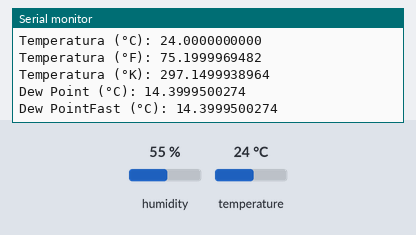
Recording of a sketch running on a simulated Arduino Uno, built with avr-gcc and run on an emulated ATmega328P. Parts: the last lines printed to the serial monitor. The inputs (shaded band) are chosen by the test bench; at power-on: humidity 55 %, temperature 24 °C.

Above: at 3.0 s.
3.1 s: humidity set to 22 %
At 5.7 s:
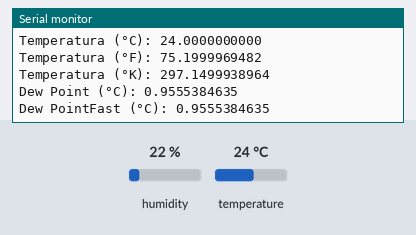
6.0 s: temperature set to 12 °C
At 8.1 s:
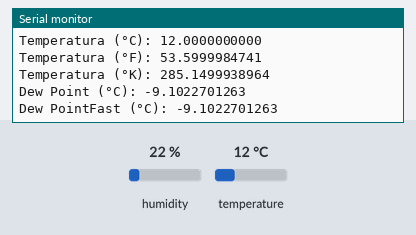
8.9 s: humidity set to 40 %
At 12.5 s:
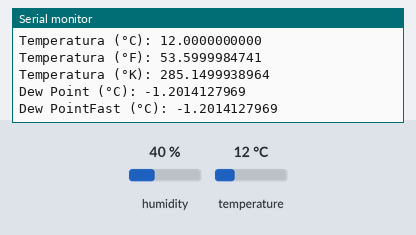
Timing chart, 0 to 14.0 s (numbered marks = the images above; inputs shaded):
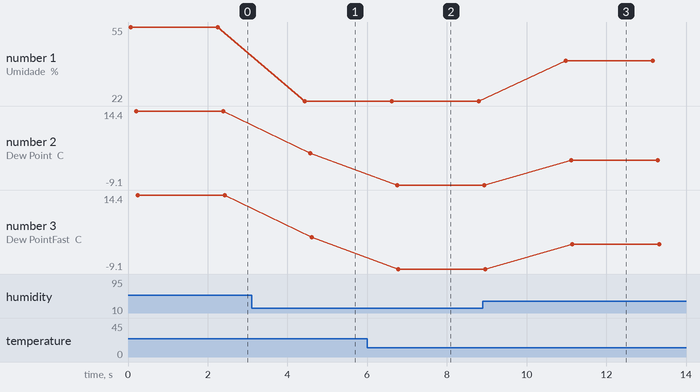

Measured:
- after the input at 3.1 s, the serial monitor: prints a new line after 1.3 s (image 1)
- after the input at 6.0 s, the serial monitor: prints a new line after 0.65 s (image 2)
- after the input at 8.9 s, the serial monitor: prints a new line after 2.1 s (image 3)
- plotted number 1: 55 → 22 after the input at 3.1 s, 22 → 40 after the input at 8.9 s
- plotted number 2: 14.4 → 0.96 after the input at 3.1 s, 0.96 → -9.1 after the input at 6.0 s, -9.1 → -1.2 after the input at 8.9 s
- plotted number 3: 14.4 → 0.96 after the input at 3.1 s, 0.96 → -9.1 after the input at 6.0 s, -9.1 → -1.2 after the input at 8.9 s

The sketch:

Sensor_DHT11.ino
```cpp
#include <dht11.h>

dht11 DHT11;

void setup()
{
  DHT11.attach(9);
  Serial.begin(9600);
  Serial.println("DHT11 PROGRAMA DE TESTE");
  Serial.print("BIBLIOTECA VERSAO: ");
  Serial.println(DHT11LIB_VERSION);
}

void loop()
{
  Serial.println("\n");

  int chk = DHT11.read();

  Serial.print("Lendo sensor: ");
  switch (chk)
  {
    case 0: Serial.println("OK"); break;
    case -1: Serial.println("Checksum error"); break;
    case -2: Serial.println("Time out error"); break;
    default: Serial.println("Unknown error"); break;
  }

  Serial.print("Umidade (%): ");
  Serial.println((float)DHT11.humidity, DEC);

  Serial.print("Temperatura (°C): ");
  Serial.println((float)DHT11.temperature, DEC);

  Serial.print("Temperatura (°F): ");
  Serial.println(DHT11.fahrenheit(), DEC);

  Serial.print("Temperatura (°K): ");
  Serial.println(DHT11.kelvin(), DEC);

  Serial.print("Dew Point (°C): ");
  Serial.println(DHT11.dewPoint(), DEC);

  Serial.print("Dew PointFast (°C): ");
  Serial.println(DHT11.dewPointFast(), DEC);

  delay(2000);
}
```
